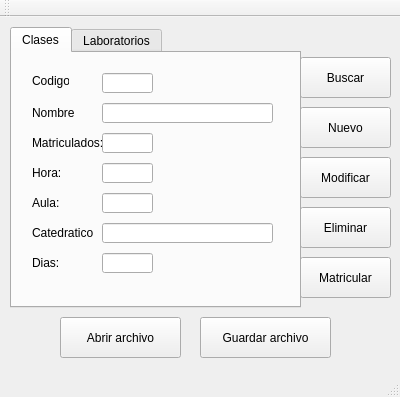
<?xml version="1.0" encoding="UTF-8"?>
<ui version="4.0">
 <class>MainWindow</class>
 <widget class="QMainWindow" name="MainWindow">
  <property name="geometry">
   <rect>
    <x>0</x>
    <y>0</y>
    <width>400</width>
    <height>397</height>
   </rect>
  </property>
  <property name="windowTitle">
   <string>Control Academico</string>
  </property>
  <widget class="QWidget" name="centralWidget">
   <widget class="QPushButton" name="pushButton">
    <property name="geometry">
     <rect>
      <x>0</x>
      <y>400</y>
      <width>75</width>
      <height>23</height>
     </rect>
    </property>
    <property name="text">
     <string>PushButton</string>
    </property>
   </widget>
   <widget class="QPushButton" name="BtnNuevo">
    <property name="geometry">
     <rect>
      <x>300</x>
      <y>90</y>
      <width>91</width>
      <height>41</height>
     </rect>
    </property>
    <property name="text">
     <string>Nuevo</string>
    </property>
   </widget>
   <widget class="QPushButton" name="BtnModificar">
    <property name="geometry">
     <rect>
      <x>300</x>
      <y>140</y>
      <width>91</width>
      <height>41</height>
     </rect>
    </property>
    <property name="text">
     <string>Modificar</string>
    </property>
   </widget>
   <widget class="QPushButton" name="BtnEliminar">
    <property name="geometry">
     <rect>
      <x>300</x>
      <y>190</y>
      <width>91</width>
      <height>41</height>
     </rect>
    </property>
    <property name="text">
     <string>Eliminar</string>
    </property>
   </widget>
   <widget class="QPushButton" name="BtnMatricular">
    <property name="geometry">
     <rect>
      <x>300</x>
      <y>240</y>
      <width>91</width>
      <height>41</height>
     </rect>
    </property>
    <property name="text">
     <string>Matricular</string>
    </property>
   </widget>
   <widget class="QPushButton" name="BtnAbrir">
    <property name="geometry">
     <rect>
      <x>60</x>
      <y>300</y>
      <width>121</width>
      <height>41</height>
     </rect>
    </property>
    <property name="text">
     <string>Abrir archivo</string>
    </property>
   </widget>
   <widget class="QPushButton" name="BtnGuardar">
    <property name="geometry">
     <rect>
      <x>200</x>
      <y>300</y>
      <width>131</width>
      <height>41</height>
     </rect>
    </property>
    <property name="text">
     <string>Guardar archivo</string>
    </property>
   </widget>
   <widget class="QPushButton" name="BtnBuscar">
    <property name="geometry">
     <rect>
      <x>300</x>
      <y>40</y>
      <width>91</width>
      <height>41</height>
     </rect>
    </property>
    <property name="text">
     <string>Buscar</string>
    </property>
   </widget>
   <widget class="QTabWidget" name="tabWidget">
    <property name="geometry">
     <rect>
      <x>10</x>
      <y>10</y>
      <width>291</width>
      <height>281</height>
     </rect>
    </property>
    <property name="currentIndex">
     <number>0</number>
    </property>
    <widget class="QWidget" name="tab">
     <attribute name="title">
      <string>Clases</string>
     </attribute>
     <widget class="QLabel" name="label">
      <property name="geometry">
       <rect>
        <x>20</x>
        <y>20</y>
        <width>37</width>
        <height>16</height>
       </rect>
      </property>
      <property name="text">
       <string>Codigo:</string>
      </property>
     </widget>
     <widget class="QLineEdit" name="TxtCatedratico">
      <property name="geometry">
       <rect>
        <x>90</x>
        <y>170</y>
        <width>171</width>
        <height>20</height>
       </rect>
      </property>
     </widget>
     <widget class="QLabel" name="label_4">
      <property name="geometry">
       <rect>
        <x>20</x>
        <y>110</y>
        <width>43</width>
        <height>20</height>
       </rect>
      </property>
      <property name="text">
       <string>Hora:</string>
      </property>
     </widget>
     <widget class="QLineEdit" name="TxtMatriculados">
      <property name="geometry">
       <rect>
        <x>90</x>
        <y>80</y>
        <width>51</width>
        <height>20</height>
       </rect>
      </property>
     </widget>
     <widget class="QLineEdit" name="TxtDias">
      <property name="geometry">
       <rect>
        <x>90</x>
        <y>200</y>
        <width>51</width>
        <height>20</height>
       </rect>
      </property>
     </widget>
     <widget class="QLineEdit" name="TxtNombre">
      <property name="geometry">
       <rect>
        <x>90</x>
        <y>50</y>
        <width>171</width>
        <height>20</height>
       </rect>
      </property>
     </widget>
     <widget class="QLabel" name="label_6">
      <property name="geometry">
       <rect>
        <x>20</x>
        <y>170</y>
        <width>61</width>
        <height>20</height>
       </rect>
      </property>
      <property name="text">
       <string>Catedratico:</string>
      </property>
     </widget>
     <widget class="QLabel" name="label_2">
      <property name="geometry">
       <rect>
        <x>20</x>
        <y>50</y>
        <width>43</width>
        <height>20</height>
       </rect>
      </property>
      <property name="text">
       <string>Nombre:</string>
      </property>
     </widget>
     <widget class="QLabel" name="label_5">
      <property name="geometry">
       <rect>
        <x>20</x>
        <y>140</y>
        <width>43</width>
        <height>20</height>
       </rect>
      </property>
      <property name="text">
       <string>Aula:</string>
      </property>
     </widget>
     <widget class="QLineEdit" name="TxtCodigo">
      <property name="geometry">
       <rect>
        <x>90</x>
        <y>20</y>
        <width>51</width>
        <height>20</height>
       </rect>
      </property>
     </widget>
     <widget class="QLineEdit" name="TxtHora">
      <property name="geometry">
       <rect>
        <x>90</x>
        <y>110</y>
        <width>51</width>
        <height>20</height>
       </rect>
      </property>
     </widget>
     <widget class="QLineEdit" name="TxtAula">
      <property name="geometry">
       <rect>
        <x>90</x>
        <y>140</y>
        <width>51</width>
        <height>20</height>
       </rect>
      </property>
     </widget>
     <widget class="QLabel" name="label_3">
      <property name="geometry">
       <rect>
        <x>20</x>
        <y>80</y>
        <width>71</width>
        <height>20</height>
       </rect>
      </property>
      <property name="text">
       <string>Matriculados:</string>
      </property>
     </widget>
     <widget class="QLabel" name="label_7">
      <property name="geometry">
       <rect>
        <x>20</x>
        <y>200</y>
        <width>43</width>
        <height>20</height>
       </rect>
      </property>
      <property name="text">
       <string>Dias:</string>
      </property>
     </widget>
    </widget>
    <widget class="QWidget" name="tab_2">
     <attribute name="title">
      <string>Laboratorios</string>
     </attribute>
     <widget class="QLineEdit" name="TxtMatriculados_2">
      <property name="geometry">
       <rect>
        <x>100</x>
        <y>80</y>
        <width>51</width>
        <height>20</height>
       </rect>
      </property>
     </widget>
     <widget class="QLabel" name="label_8">
      <property name="geometry">
       <rect>
        <x>20</x>
        <y>20</y>
        <width>37</width>
        <height>16</height>
       </rect>
      </property>
      <property name="text">
       <string>Codigo:</string>
      </property>
     </widget>
     <widget class="QLineEdit" name="TxtNombre_2">
      <property name="geometry">
       <rect>
        <x>100</x>
        <y>50</y>
        <width>171</width>
        <height>20</height>
       </rect>
      </property>
     </widget>
     <widget class="QLabel" name="label_13">
      <property name="geometry">
       <rect>
        <x>20</x>
        <y>170</y>
        <width>61</width>
        <height>20</height>
       </rect>
      </property>
      <property name="text">
       <string>Instructor:</string>
      </property>
     </widget>
     <widget class="QLineEdit" name="TxtDias_2">
      <property name="geometry">
       <rect>
        <x>100</x>
        <y>200</y>
        <width>51</width>
        <height>20</height>
       </rect>
      </property>
     </widget>
     <widget class="QLineEdit" name="TxtCodigo_2">
      <property name="geometry">
       <rect>
        <x>100</x>
        <y>20</y>
        <width>51</width>
        <height>20</height>
       </rect>
      </property>
     </widget>
     <widget class="QLineEdit" name="TxtCatedratico_2">
      <property name="geometry">
       <rect>
        <x>100</x>
        <y>170</y>
        <width>171</width>
        <height>20</height>
       </rect>
      </property>
     </widget>
     <widget class="QLabel" name="label_9">
      <property name="geometry">
       <rect>
        <x>20</x>
        <y>50</y>
        <width>43</width>
        <height>20</height>
       </rect>
      </property>
      <property name="text">
       <string>Nombre:</string>
      </property>
     </widget>
     <widget class="QLabel" name="label_10">
      <property name="geometry">
       <rect>
        <x>20</x>
        <y>80</y>
        <width>71</width>
        <height>20</height>
       </rect>
      </property>
      <property name="text">
       <string>Matriculados:</string>
      </property>
     </widget>
     <widget class="QLineEdit" name="TxtAula_2">
      <property name="geometry">
       <rect>
        <x>100</x>
        <y>140</y>
        <width>51</width>
        <height>20</height>
       </rect>
      </property>
     </widget>
     <widget class="QLabel" name="label_14">
      <property name="geometry">
       <rect>
        <x>20</x>
        <y>200</y>
        <width>43</width>
        <height>20</height>
       </rect>
      </property>
      <property name="text">
       <string>Dias:</string>
      </property>
     </widget>
     <widget class="QLabel" name="label_11">
      <property name="geometry">
       <rect>
        <x>20</x>
        <y>110</y>
        <width>43</width>
        <height>20</height>
       </rect>
      </property>
      <property name="text">
       <string>Hora:</string>
      </property>
     </widget>
     <widget class="QLineEdit" name="TxtHora_2">
      <property name="geometry">
       <rect>
        <x>100</x>
        <y>110</y>
        <width>51</width>
        <height>20</height>
       </rect>
      </property>
     </widget>
     <widget class="QLabel" name="label_12">
      <property name="geometry">
       <rect>
        <x>20</x>
        <y>140</y>
        <width>81</width>
        <height>20</height>
       </rect>
      </property>
      <property name="text">
       <string>No. laboratorio:</string>
      </property>
     </widget>
    </widget>
   </widget>
  </widget>
  <widget class="QMenuBar" name="menuBar">
   <property name="geometry">
    <rect>
     <x>0</x>
     <y>0</y>
     <width>400</width>
     <height>21</height>
    </rect>
   </property>
  </widget>
  <widget class="QToolBar" name="mainToolBar">
   <attribute name="toolBarArea">
    <enum>TopToolBarArea</enum>
   </attribute>
   <attribute name="toolBarBreak">
    <bool>false</bool>
   </attribute>
  </widget>
  <widget class="QStatusBar" name="statusBar"/>
 </widget>
 <layoutdefault spacing="6" margin="11"/>
 <resources/>
 <connections/>
</ui>
